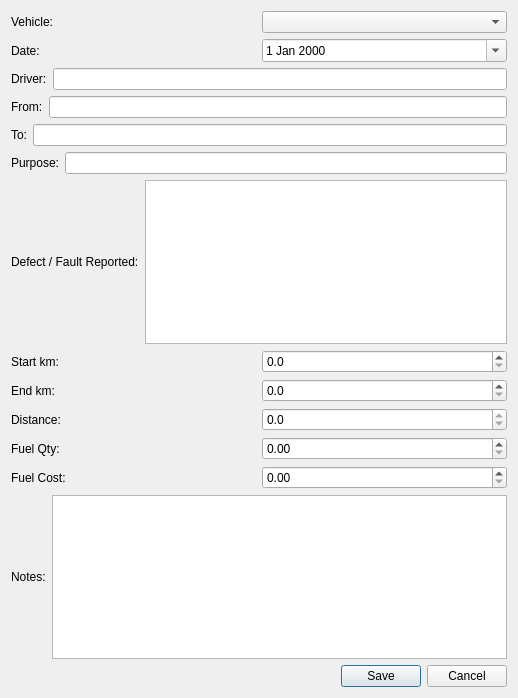
<?xml version="1.0" encoding="UTF-8"?>
<ui version="4.0">
 <class>VehicleLogbookDialog</class>
 <widget class="QDialog" name="VehicleLogbookDialog">
  <property name="geometry">
   <rect>
    <x>0</x>
    <y>0</y>
    <width>518</width>
    <height>698</height>
   </rect>
  </property>
  <property name="windowTitle">
   <string>Vehicle Logbook</string>
  </property>
  <layout class="QVBoxLayout" name="verticalLayout">
   <item>
    <layout class="QHBoxLayout" name="horizontalLayout">
     <item>
      <widget class="QLabel" name="lblVehicle">
       <property name="text">
        <string>Vehicle:</string>
       </property>
      </widget>
     </item>
     <item>
      <widget class="QComboBox" name="cmbAsset"/>
     </item>
    </layout>
   </item>
   <item>
    <spacer name="verticalSpacer">
     <property name="orientation">
      <enum>Qt::Orientation::Vertical</enum>
     </property>
     <property name="sizeHint" stdset="0">
      <size>
       <width>20</width>
       <height>5</height>
      </size>
     </property>
    </spacer>
   </item>
   <item>
    <layout class="QHBoxLayout" name="horizontalLayout_2">
     <item>
      <widget class="QLabel" name="lblDate">
       <property name="text">
        <string>Date:</string>
       </property>
      </widget>
     </item>
     <item>
      <widget class="QDateEdit" name="dtLogDate">
       <property name="calendarPopup">
        <bool>true</bool>
       </property>
      </widget>
     </item>
    </layout>
   </item>
   <item>
    <layout class="QHBoxLayout" name="horizontalLayout_3">
     <item>
      <widget class="QLabel" name="lblDriver">
       <property name="text">
        <string>Driver:</string>
       </property>
      </widget>
     </item>
     <item>
      <widget class="QLineEdit" name="txtDriver"/>
     </item>
    </layout>
   </item>
   <item>
    <spacer name="verticalSpacer_2">
     <property name="orientation">
      <enum>Qt::Orientation::Vertical</enum>
     </property>
     <property name="sizeHint" stdset="0">
      <size>
       <width>20</width>
       <height>6</height>
      </size>
     </property>
    </spacer>
   </item>
   <item>
    <layout class="QHBoxLayout" name="horizontalLayout_4">
     <item>
      <widget class="QLabel" name="label">
       <property name="text">
        <string>From:</string>
       </property>
      </widget>
     </item>
     <item>
      <widget class="QLineEdit" name="txtFrom"/>
     </item>
    </layout>
   </item>
   <item>
    <layout class="QHBoxLayout" name="horizontalLayout_5">
     <item>
      <widget class="QLabel" name="lblTo">
       <property name="text">
        <string>To:</string>
       </property>
      </widget>
     </item>
     <item>
      <widget class="QLineEdit" name="txtTo"/>
     </item>
    </layout>
   </item>
   <item>
    <spacer name="verticalSpacer_3">
     <property name="orientation">
      <enum>Qt::Orientation::Vertical</enum>
     </property>
     <property name="sizeHint" stdset="0">
      <size>
       <width>20</width>
       <height>5</height>
      </size>
     </property>
    </spacer>
   </item>
   <item>
    <layout class="QHBoxLayout" name="horizontalLayout_6">
     <item>
      <widget class="QLabel" name="lblPurpose">
       <property name="text">
        <string>Purpose:</string>
       </property>
      </widget>
     </item>
     <item>
      <widget class="QLineEdit" name="txtPurpose"/>
     </item>
    </layout>
   </item>
   <item>
    <layout class="QHBoxLayout" name="horizontalLayout_13">
     <item>
      <widget class="QLabel" name="lblDefectFaultRepoted">
       <property name="text">
        <string>Defect / Fault Reported:</string>
       </property>
      </widget>
     </item>
     <item>
      <widget class="QPlainTextEdit" name="teDefectReported">
       <property name="sizePolicy">
        <sizepolicy hsizetype="Expanding" vsizetype="Preferred">
         <horstretch>0</horstretch>
         <verstretch>0</verstretch>
        </sizepolicy>
       </property>
       <property name="minimumSize">
        <size>
         <width>0</width>
         <height>60</height>
        </size>
       </property>
      </widget>
     </item>
    </layout>
   </item>
   <item>
    <spacer name="verticalSpacer_4">
     <property name="orientation">
      <enum>Qt::Orientation::Vertical</enum>
     </property>
     <property name="sizeHint" stdset="0">
      <size>
       <width>20</width>
       <height>5</height>
      </size>
     </property>
    </spacer>
   </item>
   <item>
    <layout class="QHBoxLayout" name="horizontalLayout_7">
     <item>
      <widget class="QLabel" name="lblStartMeter">
       <property name="text">
        <string>Start km:</string>
       </property>
      </widget>
     </item>
     <item>
      <widget class="QDoubleSpinBox" name="dsbStartMeter">
       <property name="decimals">
        <number>1</number>
       </property>
       <property name="maximum">
        <double>9999999.000000000000000</double>
       </property>
      </widget>
     </item>
    </layout>
   </item>
   <item>
    <layout class="QHBoxLayout" name="horizontalLayout_8">
     <item>
      <widget class="QLabel" name="lblEndMeter">
       <property name="text">
        <string>End km:</string>
       </property>
      </widget>
     </item>
     <item>
      <widget class="QDoubleSpinBox" name="dsbEndMeter">
       <property name="decimals">
        <number>1</number>
       </property>
       <property name="maximum">
        <double>9999999.000000000000000</double>
       </property>
      </widget>
     </item>
    </layout>
   </item>
   <item>
    <layout class="QHBoxLayout" name="horizontalLayout_9">
     <item>
      <widget class="QLabel" name="lblDistance">
       <property name="text">
        <string>Distance:</string>
       </property>
      </widget>
     </item>
     <item>
      <widget class="QDoubleSpinBox" name="dsbDistance">
       <property name="readOnly">
        <bool>true</bool>
       </property>
       <property name="decimals">
        <number>1</number>
       </property>
       <property name="maximum">
        <double>9999999.000000000000000</double>
       </property>
      </widget>
     </item>
    </layout>
   </item>
   <item>
    <spacer name="verticalSpacer_5">
     <property name="orientation">
      <enum>Qt::Orientation::Vertical</enum>
     </property>
     <property name="sizeHint" stdset="0">
      <size>
       <width>20</width>
       <height>5</height>
      </size>
     </property>
    </spacer>
   </item>
   <item>
    <layout class="QHBoxLayout" name="horizontalLayout_10">
     <item>
      <widget class="QLabel" name="lblFuelQuantity">
       <property name="text">
        <string>Fuel Qty:</string>
       </property>
      </widget>
     </item>
     <item>
      <widget class="QDoubleSpinBox" name="dsbFuelQuantity">
       <property name="maximum">
        <double>9999999.000000000000000</double>
       </property>
      </widget>
     </item>
    </layout>
   </item>
   <item>
    <layout class="QHBoxLayout" name="horizontalLayout_11">
     <item>
      <widget class="QLabel" name="lblFuelCost">
       <property name="text">
        <string>Fuel Cost:</string>
       </property>
      </widget>
     </item>
     <item>
      <widget class="QDoubleSpinBox" name="dsbFuelCost">
       <property name="maximum">
        <double>9999999.000000000000000</double>
       </property>
      </widget>
     </item>
    </layout>
   </item>
   <item>
    <spacer name="verticalSpacer_6">
     <property name="orientation">
      <enum>Qt::Orientation::Vertical</enum>
     </property>
     <property name="sizeHint" stdset="0">
      <size>
       <width>20</width>
       <height>6</height>
      </size>
     </property>
    </spacer>
   </item>
   <item>
    <layout class="QHBoxLayout" name="horizontalLayout_12">
     <item>
      <widget class="QLabel" name="lblNotes">
       <property name="text">
        <string>Notes:</string>
       </property>
      </widget>
     </item>
     <item>
      <widget class="QPlainTextEdit" name="txtNotes">
       <property name="sizePolicy">
        <sizepolicy hsizetype="Expanding" vsizetype="Preferred">
         <horstretch>0</horstretch>
         <verstretch>0</verstretch>
        </sizepolicy>
       </property>
       <property name="minimumSize">
        <size>
         <width>0</width>
         <height>80</height>
        </size>
       </property>
      </widget>
     </item>
    </layout>
   </item>
   <item>
    <widget class="QDialogButtonBox" name="buttonBox">
     <property name="orientation">
      <enum>Qt::Orientation::Horizontal</enum>
     </property>
     <property name="standardButtons">
      <set>QDialogButtonBox::StandardButton::Cancel|QDialogButtonBox::StandardButton::Save</set>
     </property>
    </widget>
   </item>
  </layout>
 </widget>
 <resources/>
 <connections>
  <connection>
   <sender>buttonBox</sender>
   <signal>accepted()</signal>
   <receiver>VehicleLogbookDialog</receiver>
   <slot>accept()</slot>
   <hints>
    <hint type="sourcelabel">
     <x>248</x>
     <y>254</y>
    </hint>
    <hint type="destinationlabel">
     <x>157</x>
     <y>274</y>
    </hint>
   </hints>
  </connection>
  <connection>
   <sender>buttonBox</sender>
   <signal>rejected()</signal>
   <receiver>VehicleLogbookDialog</receiver>
   <slot>reject()</slot>
   <hints>
    <hint type="sourcelabel">
     <x>316</x>
     <y>260</y>
    </hint>
    <hint type="destinationlabel">
     <x>286</x>
     <y>274</y>
    </hint>
   </hints>
  </connection>
 </connections>
</ui>
